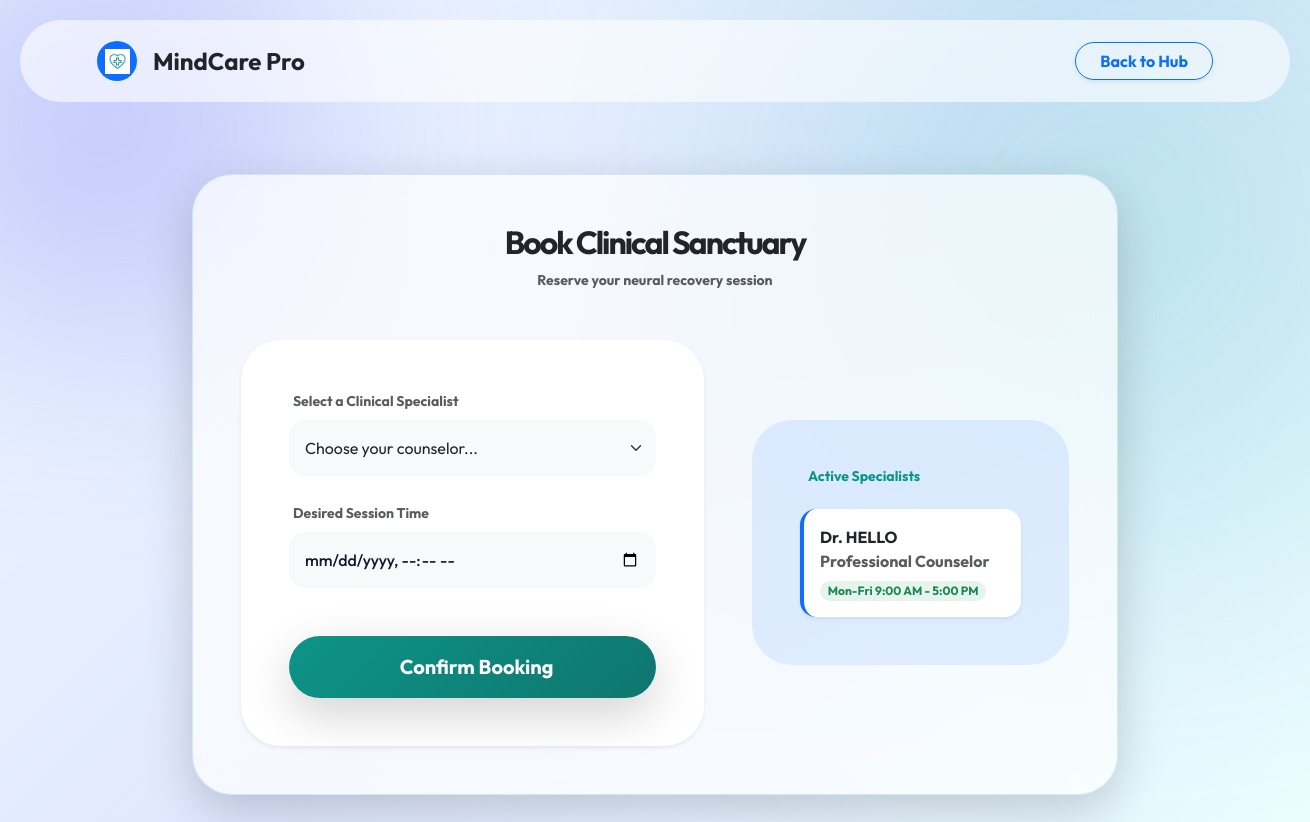
Page /book_appointment.php (signed in) on the committed database.
### tables this page shows
CREATE TABLE `doctors` (
  `id` int(11) NOT NULL AUTO_INCREMENT,
  `user_id` int(11) NOT NULL,
  `specialty` varchar(100) DEFAULT NULL,
  `availability` text DEFAULT NULL,
  `bio` text DEFAULT NULL,
  PRIMARY KEY (`id`),
  KEY `user_id` (`user_id`),
  CONSTRAINT `doctors_ibfk_1` FOREIGN KEY (`user_id`) REFERENCES `users` (`id`) ON DELETE CASCADE
);

CREATE TABLE `users` (
  `id` int(11) NOT NULL AUTO_INCREMENT,
  `role` enum('user','doctor') DEFAULT 'user',
  `username` varchar(50) NOT NULL,
  `email` varchar(100) NOT NULL,
  `password` varchar(255) NOT NULL,
  `profile_pic` varchar(255) DEFAULT 'default.png',
  `created_at` timestamp NOT NULL DEFAULT current_timestamp(),
  PRIMARY KEY (`id`),
  UNIQUE KEY `username` (`username`),
  UNIQUE KEY `email` (`email`)
);

### book_appointment.php (the view, shortened to what this page needs)
<?php
require_once 'includes/db.php';
$stmt = $pdo->prepare("SELECT doctors.id, users.username, doctors.specialty, doctors.availability FROM doctors JOIN users ON doctors.user_id = users.id");
$stmt->execute();
$doctors = $stmt->fetchAll();
?>
<!DOCTYPE html>
<html lang="en">
<head>
    <link href="https://cdn.jsdelivr.net/npm/bootstrap@5.3.0/dist/css/bootstrap.min.css" rel="stylesheet">
    <link rel="stylesheet" href="assets/css/style.css">
</head>
<body class="bg-main auth-bg">
    <nav class="navbar navbar-expand-lg py-3 fade-in">
        <div class="container">
            <a class="navbar-brand d-flex align-items-center" href="dashboard.php">
                <div class="bg-primary rounded-pill p-2 me-3 d-flex align-items-center justify-content-center" style="width: 40px; height: 40px;">
                    <img src="logo.png" style="width: 25px;" alt="Logo">
                </div>
                <span class="fw-bold text-dark fs-4">MindCare Pro</span>
            </a>
            <a href="dashboard.php" class="btn btn-outline-primary rounded-pill px-4 fw-bold shadow-sm">Back to Hub</a>
        </div>
    </nav>
    <div class="container py-5 mt-4">
        <div class="row justify-content-center">
            <div class="col-lg-10">
                <div class="glass p-5 shadow-lg fade-in rounded-5">
                    <div class="text-center mb-5">
                        <h2 class="fw-bold text-dark" style="letter-spacing: -2px;">Book Clinical Sanctuary</h2>
                        <p class="text-muted small fw-bold uppercase ls-1">Reserve your neural recovery session</p>
                    </div>
                    <div class="row g-5 align-items-center">
                        <div class="col-lg-7">
                            <form action="book_appointment.php" method="POST" class="bg-white p-5 rounded-5 shadow-sm">
                                <div class="mb-4">
                                    <label class="form-label text-muted small fw-bold uppercase ps-1">Select a Clinical Specialist</label>
                                    <select name="doctor_id" class="form-select border-0 bg-light p-3 rounded-4" required>
                                        <option value="" disabled selected>Choose your counselor...</option>
                                    </select>
                                </div>
                                <div class="mb-5">
                                    <label class="form-label text-muted small fw-bold uppercase ps-1">Desired Session Time</label>
                                    <input type="datetime-local" name="appointment_date"
                                        class="form-control border-0 bg-light p-3 rounded-4" required>
                                </div>
                                <button type="submit" name="book"
                                    class="btn btn-primary btn-lg w-100 rounded-pill py-3 shadow-lg fw-bold hover-lift">
                                    <i class="fa-solid fa-paper-plane me-2"></i> Confirm Booking
                                </button>
                            </form>
                        </div>
                        <div class="col-lg-5">
                            <div class="p-5 bg-primary bg-opacity-10 rounded-5 h-100">
                                <h6 class="fw-bold text-primary mb-4 uppercase small"><i class="fa-solid fa-user-doctor me-2"></i>Active Specialists</h6>
                                <div class="d-grid gap-4">
                                    <?php if (empty($doctors)): ?>
                                        <p class="text-muted small">No specialists currently online.</p>
                                    <?php else: ?>
                                        <?php foreach ($doctors as $doc): ?>
                                            <div class="p-3 bg-white rounded-4 shadow-sm border-start border-4 border-primary">
                                                <div class="fw-bold text-dark">Dr. <?php echo htmlspecialchars($doc['username']); ?></div>
                                                <div class="text-muted x-small uppercase fw-bold"><?php echo htmlspecialchars($doc['specialty']); ?></div>
                                                <span class="badge bg-success bg-opacity-10 text-success rounded-pill mt-2 x-small"><?php echo htmlspecialchars($doc['availability']); ?></span>
                                            </div>
                                        <?php endforeach; ?>
                                    <?php endif; ?>
                                </div>
                            </div>
                        </div>
                    </div>
                </div>
            </div>
        </div>
    </div>
</body>
</html>

### assets/css/style.css (style rules this page uses)
:root { --primary: #0D9488; --primary-light: rgba(13, 148, 136, 0.1); --secondary: #6366f1; --accent: #FACC15; --bg-main: #F8FAFC; --text-main: #0F172A; --text-muted: #64748B; --glass: rgba(255, 255, 255, 0.7); --border: rgba(13, 148, 136, 0.15); --shadow: 0 20px 40px rgba(0, 0, 0, 0.05); }
* { font-family: 'Outfit', sans-serif; transition: 0.3s cubic-bezier(0.4, 0, 0.2, 1); }
body { background-color: var(--bg-main); background: linear-gradient(135deg, #f0f9ff, #e0e7ff, #ecfeff); color: var(--text-main); min-height: 100vh; margin: 0; overflow-x: hidden; position: relative; }
body::before { content: ""; position: fixed; top: 0; left: 0; width: 100%; height: 100%; background: radial-gradient(circle at 10% 20%, rgba(13, 148, 136, 0.05) 0%, transparent 40%), radial-gradient(circle at 90% 80%, rgba(99, 102, 241, 0.05) 0%, transparent 40%), radial-gradient(circle at 50% 50%, rgba(241, 245, 249, 1) 0%, rgba(226, 232, 240, 0.5) 100%); z-index: -1; animation: meshFlow 20s ease-in-out infinite alternate; }
body::before { content: ""; position: absolute; width: 400px; height: 400px; background: #6366f1; filter: blur(120px); top: -100px; left: -100px; opacity: 0.3; z-index: -1; pointer-events: none; }
body::after { content: ""; position: absolute; width: 600px; height: 600px; background: #14b8a6; filter: blur(150px); top: -100px; right: -100px; opacity: 0.2; z-index: -1; pointer-events: none; }
p { color: #64748b; line-height: 1.6; }
.glass { background: var(--glass); backdrop-filter: blur(20px); -webkit-backdrop-filter: blur(20px); border: 1px solid var(--border); box-shadow: var(--shadow); border-radius: 30px; }
.btn-primary, .btn-submit { transition: all 0.3s cubic-bezier(0.4, 0, 0.2, 1) !important; }
.btn-primary { background: linear-gradient(135deg, var(--primary) 0%, #0F766E 100%); border: none; border-radius: 12px; padding: 12px 25px; font-weight: 600; box-shadow: 0 10px 20px rgba(13, 148, 136, 0.2); }
.form-control { background: #FFFFFF; border: 1.5px solid #F1F5F9; border-radius: 14px; padding: 14px 20px; color: var(--text-main); font-weight: 500; }
.fade-in { opacity: 0; animation: fadeIn 0.8s ease-out forwards; }
.text-primary { color: var(--primary) !important; }
.rounded-5 { border-radius: 40px !important; }
.navbar { background: rgba(255, 255, 255, 0.6); backdrop-filter: blur(10px); border-radius: 50px; margin: 20px; padding: 10px 20px; }

### rows in the picture
doctors: user.username "HELLO", specialty "Professional Counselor", availability "Mon-Fri 9:00 AM - 5:00 PM"
